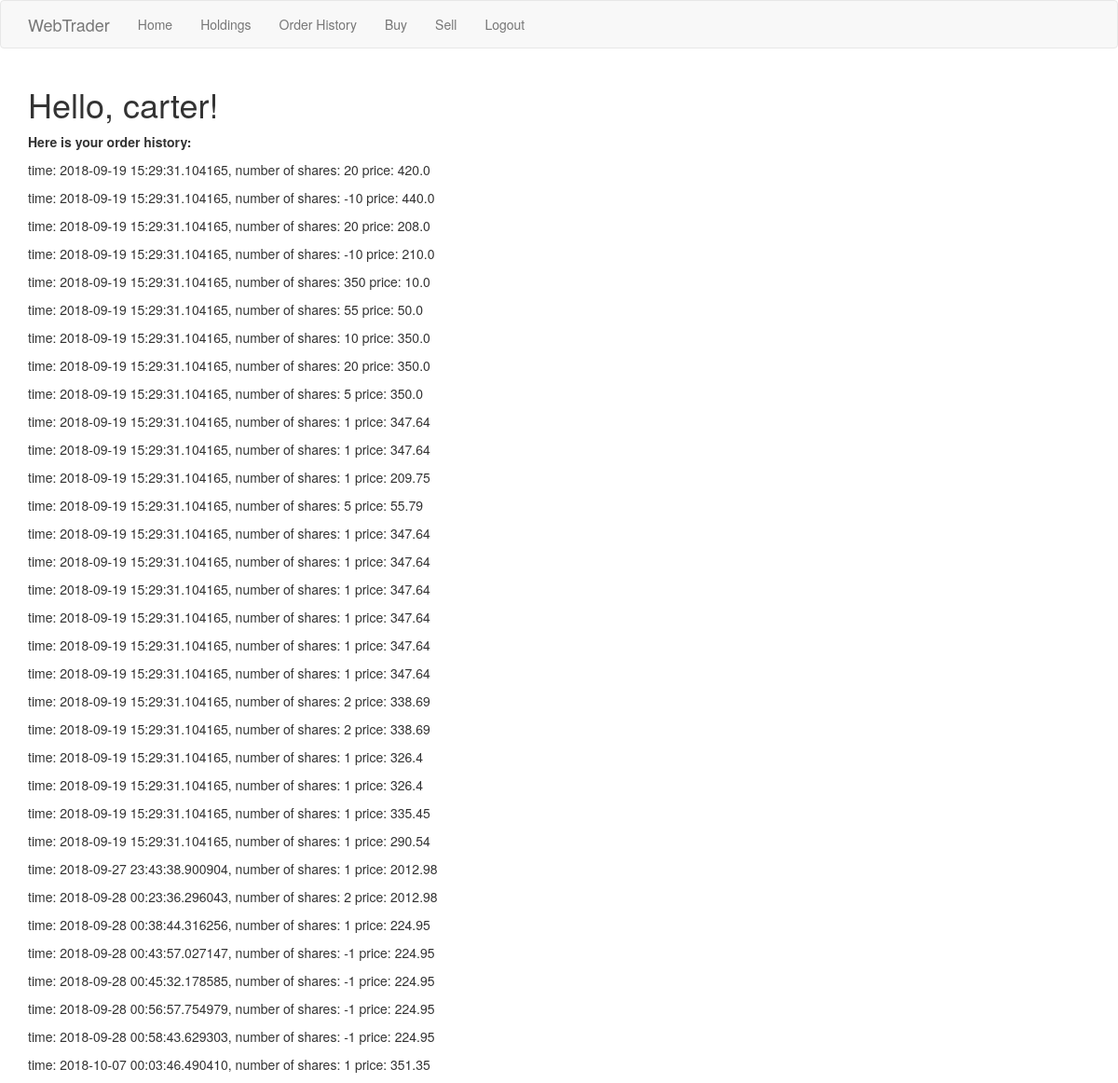
/orderhistory (signed in), run on an earlier commit of the app's database.
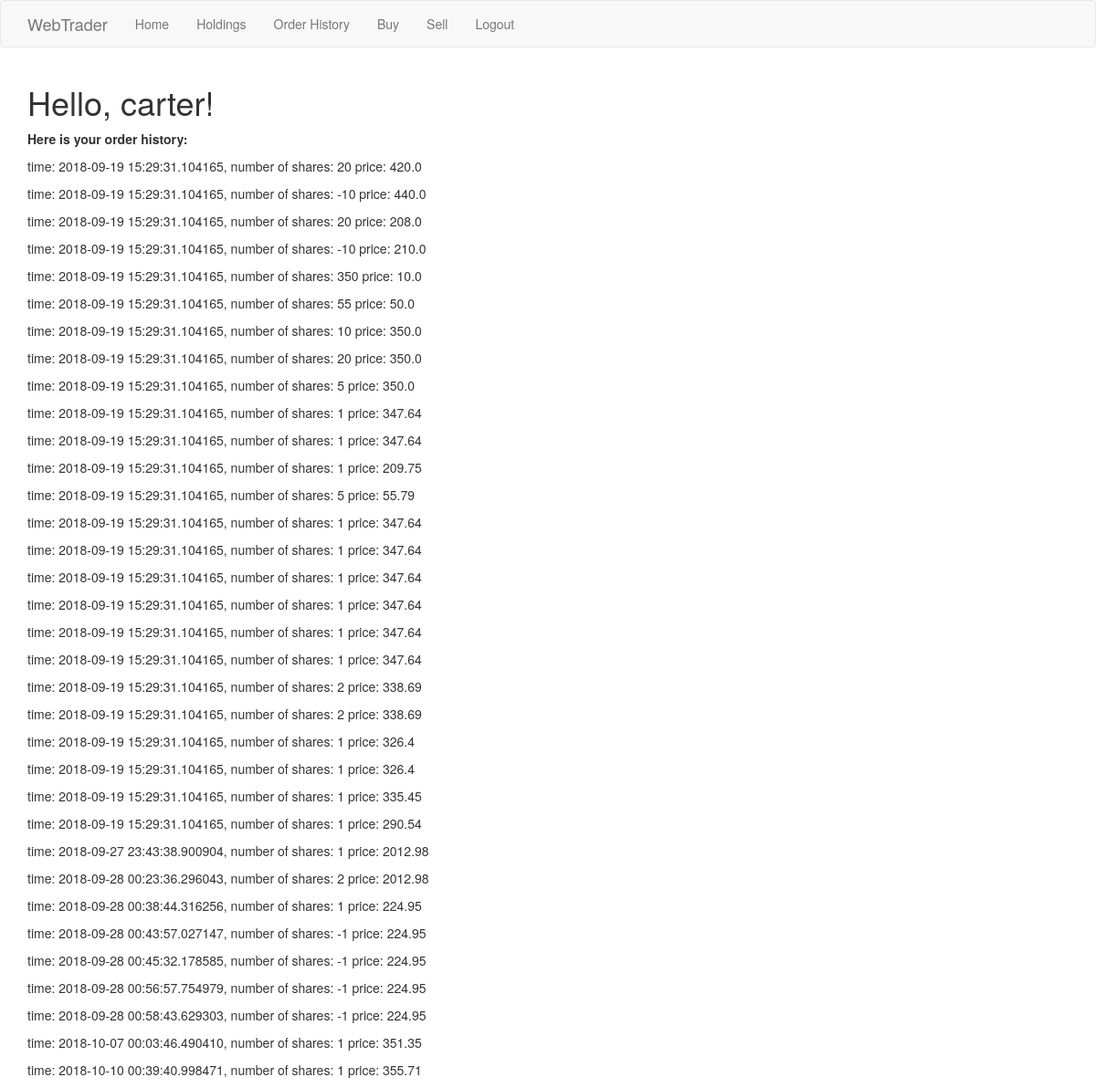
And on a later commit of the database.
### app/models.py (models this page shows, shortened)
class accounts(UserMixin, db.Model):
    id = db.Column(db.Integer, primary_key=True)
    username = db.Column(db.String(64), index=True, unique=True)
    email = db.Column(db.String(120), index=True, unique=True)
    password_hash = db.Column(db.String(128))
    balance=db.Column(db.Float)
    api_key=db.Column(db.Integer)
    holdings=db.relationship('holdings', backref='positions', lazy='dynamic')
    orders=db.relationship('orders', backref='order_history', lazy='dynamic')

class orders(db.Model):
    id = db.Column(db.Integer, primary_key=True)
    ticker_symbol=db.Column(db.String(20))
    last_price=db.Column(db.Float)
    trade_volume=db.Column(db.Integer)
    timestamp=db.Column(db.DateTime, index=True, default=datetime.utcnow)
    account_pk=db.Column(db.Integer, db.ForeignKey('accounts.id'))

### app/routes.py (the view)
@app.route('/orderhistory', methods=['GET'])
@login_required
def orderhistory():
    return render_template("orderhistory.html", title='Order History', orderhistory=get_orders(current_user))

### app/models.py (called while the page is built)
@login.user_loader
def load_user(id):
    return accounts.query.get(int(id))

### app/routes.py (called while the page is built)
def get_orders(current_user):
    currentuser = accounts.query.filter_by(username=current_user.username).first()
    account_pk=currentuser.id
    ordershistory=orders.query.filter_by(account_pk=account_pk).all()
    return ordershistory

### app/templates/orderhistory.html
{% extends "base.html" %}
{% import 'bootstrap/wtf.html' as wtf %}
{% block app_content %}
    <h1>Hello, {{ current_user.username }}!</h1>
    <div><p><b>Here is your order history:</b></p></div>
    {% for orders in orderhistory %}
    <div><p>time: {{ orders.timestamp }}, number of shares: {{ orders.trade_volume }} price: {{ orders.last_price }}</p></div>
    {% endfor %}
{% endblock %}

### app/templates/base.html (shortened to what this page needs)
{% extends 'bootstrap/base.html' %}
{% block navbar %}
    <nav class="navbar navbar-default">
        <div class="container">
            <div class="navbar-default">
                <a class="navbar-brand" href="{{ url_for('index') }}">WebTrader</a>
            </div>
            <div class="collapse navbar-collapse" id="bs-example-navbar-collapse-1">
                <ul class="nav navbar-nav">
                    <li><a href="{{ url_for('index') }}">Home</a></li>
                    {% if current_user.is_anonymous %}
                    <li><a href="{{ url_for('login') }}">Login</a></li>
                    {% else %}
                    <li><a href="{{ url_for('uholdings') }}">Holdings</a></li>
                    <li><a href="{{ url_for('orderhistory') }}">Order History</a></li>
                    <li><a href="{{ url_for('buy') }}">Buy</a></li>
                    <li><a href="{{ url_for('sell') }}">Sell</a></li>
                    <li><a href="{{ url_for('logout') }}">Logout</a></li>
                    {% endif %}
                </ul>
            </div>
        </div>
    </nav>
{% endblock %}
{% block content %}
    <div class="container">
        {% block app_content %}{% endblock %}
    </div>
{% endblock %}

What changed in the data, as far as the page shows it:
added orders: timestamp "2018-10-10 00:39:40.998471", trade_volume "1", last_price "355.71"
